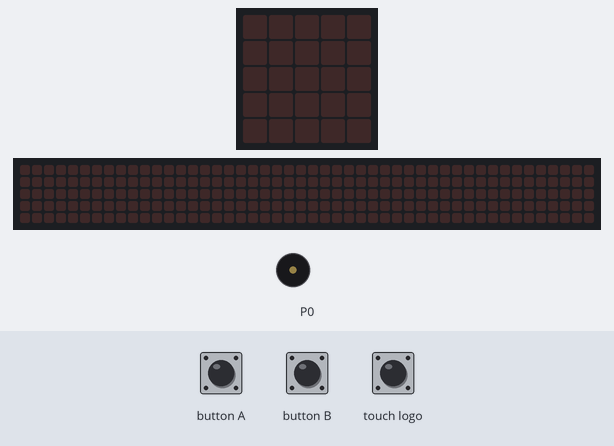
A program run on a simulated BBC micro:bit (MakeCode). On the bench: the board's 5×5 LED display, a strip that is not on the board, showing the scrolling text unrolled, buzzer (waves = sounding). The inputs (shaded band) are chosen by the test bench. The 48×5 strip is a reading aid, not a part: it shows the text the display is scrolling, unrolled, one strip-width of it at a time.

Above: at 1.2 s.
1.3 s: touch logo pressed for 0.15 s
At 9.47 s:
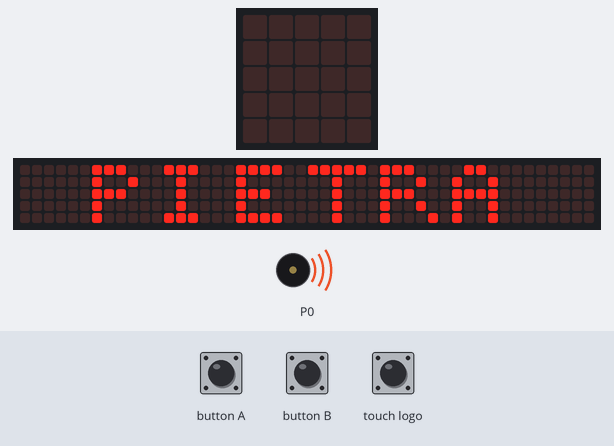
At 17.0 s:
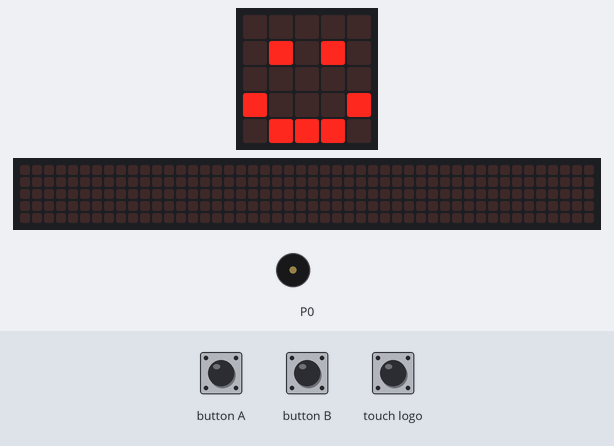
Timing chart, 0 to 17.3 s (numbered marks = the images above; inputs shaded):
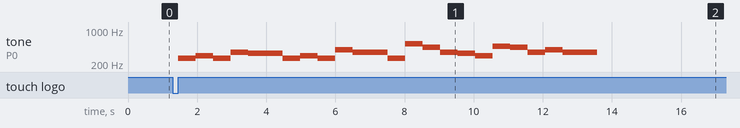

Measured:
- after the input at 1.3 s, tone on P0: plays 262 Hz for 0.51 s, 294 Hz for 0.51 s, 262 Hz for 0.51 s, 349 Hz for 0.51 s, 330 Hz for 1.0 s, 262 Hz for 0.51 s … (21 notes in this stretch), starting after 0.15 s; the display: first changes after 0.15 s (image 1 shows a later state)
- what the display in image 1 shows lasts 0.4 s, from 9.3 s to 9.7 s

The program:

main.ts
```typescript
input.onLogoEvent(TouchButtonEvent.Pressed, function () {
    music._playDefaultBackground(music.builtInPlayableMelody(Melodies.Birthday), music.PlaybackMode.InBackground)
    basic.showString("PARABENS PIETRA")
    basic.showIcon(IconNames.Happy)
})
input.onButtonPressed(Button.A, function () {
    music.setBuiltInSpeakerEnabled(true)
})
input.onButtonPressed(Button.B, function () {
    music.setBuiltInSpeakerEnabled(false)
})
basic.forever(function () {
    music.setVolume(255)
})
```

test.ts
```typescript
// testes vão aqui; isto não será compilado quando este pacote for usado como uma extensão.
```
